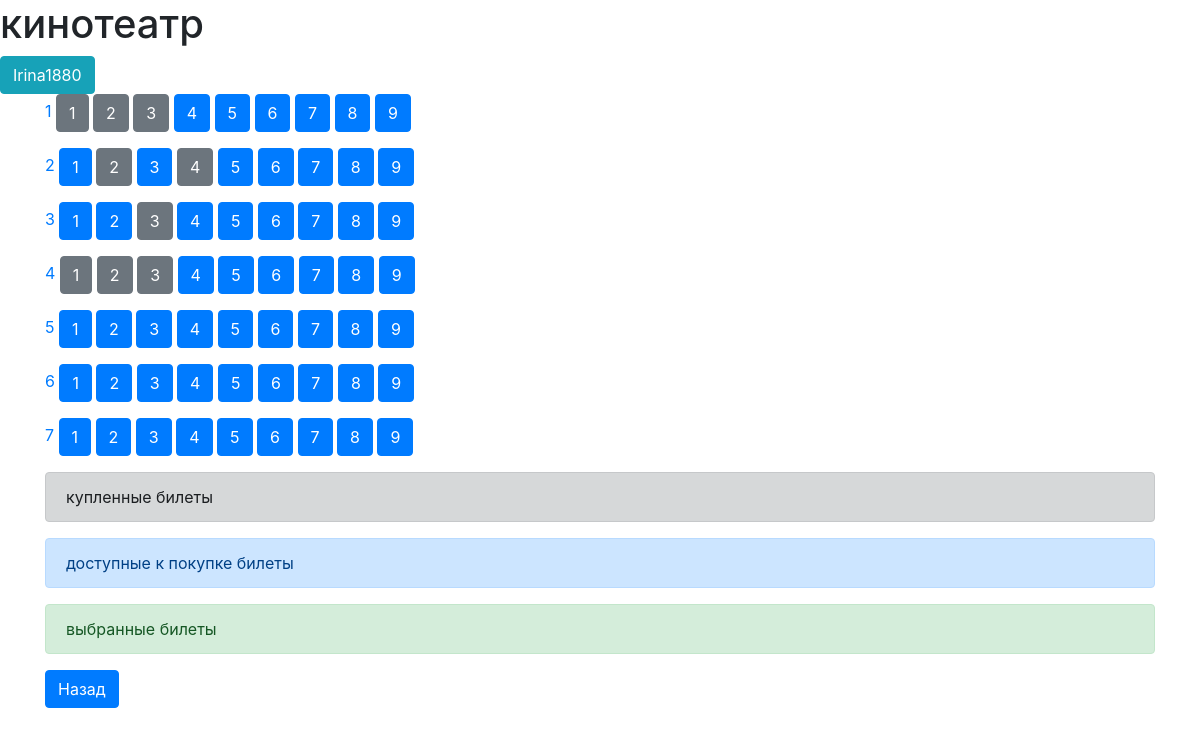
Page /cinema/Чебурашка/1 (signed in) on the committed database.
### db_table/users.py (models this page shows, shortened)
class Users(SqlAlchemyBase, UserMixin):
    __tablename__ = 'users'
    id = sqlalchemy.Column(sqlalchemy.Integer,
                           primary_key=True, autoincrement=True)
    email = sqlalchemy.Column(sqlalchemy.String, unique=True)
    login = sqlalchemy.Column(sqlalchemy.String)
    hashed_password = sqlalchemy.Column(sqlalchemy.String)
    avatar = sqlalchemy.Column(sqlalchemy.String)

### db_table/halls.py (models this page shows)
class Halls(SqlAlchemyBase):
    __tablename__ = 'halls'
    id = sqlalchemy.Column(sqlalchemy.Integer, primary_key=True)
    id_session = sqlalchemy.Column(sqlalchemy.Integer)
    name = sqlalchemy.Column(sqlalchemy.String)
    row = sqlalchemy.Column(sqlalchemy.Integer)
    column1 = sqlalchemy.Column(sqlalchemy.String)
    column2 = sqlalchemy.Column(sqlalchemy.String)
    column3 = sqlalchemy.Column(sqlalchemy.String)
    column4 = sqlalchemy.Column(sqlalchemy.String)
    column5 = sqlalchemy.Column(sqlalchemy.String)
    column6 = sqlalchemy.Column(sqlalchemy.String)
    column7 = sqlalchemy.Column(sqlalchemy.String)
    column8 = sqlalchemy.Column(sqlalchemy.String)
    column9 = sqlalchemy.Column(sqlalchemy.String)

### main.py (the view, shortened to what this page needs)
@app.route(f'/cinema/<name_film>/<id_session>', methods=['GET', 'POST'])
def halls(name_film, id_session):
    if not current_user.is_authenticated:
        return redirect("/login")
    else:
        info_tikets_table = {}
        db_session.global_init('db/cinema.db')
        db_sess = db_session.create_session()
        info_tikets = db_sess.query(Pick_user_tikets).filter(Pick_user_tikets.id_user == current_user.id,
                                                             Pick_user_tikets.id_data_film == id_session).all()
        halls_info = db_sess.query(Halls).filter(Halls.id_session == id_session).all()
        data_name_hall = db_sess.query(Data_films).filter(Data_films.id == id_session).first()
        if not halls_info:
            create_hall(id_session, data_name_hall.name_hall)
        table_hall = []
        for i in range(ROWS_HALL):
            hall_view = db_sess.query(Halls).filter(Halls.id_session == id_session, Halls.row == i + 1).first()
            table_hall.append([i + 1, [[hall_view.column1, 1], [hall_view.column2, 2], [hall_view.column3, 3],
                                       [hall_view.column4, 4], [hall_view.column5, 5], [hall_view.column6, 6],
                                       [hall_view.column7, 7], [hall_view.column8, 8], [hall_view.column9, 9]]])
        return render_template('hall_view.html', hall=table_hall, name_film=name_film, id_session=id_session,
                               info_tikets_table=info_tikets_table)

### data/db_session.py (called while the page is built, shortened)
def global_init(db_file):
    global __factory
    if __factory:
        return

def create_session() -> Session:
    global __factory
    return __factory()

### main.py (called while the page is built)
@login_manager.user_loader
def load_user(user_id):
    db_sess = db_session.create_session()
    return db_sess.query(Users).get(user_id)

### templates/hall_view.html (shortened to what this page needs)
{% extends "base.html" %}
{% block content %}
    {% for row in hall %}
        <p>
            {% for column in row[1] %}
                {% if column[1] == 1 %}
                    <a href="">{{row[0]}}</a>
                {% endif %}
                {% if column[0] == None %}
                    <a class="btn btn-primary" href="/cinema/{{name_film}}/{{id_session}}/{{row[0]}}/{{column[1]}}">{{column[1]}}</a>
                {% elif column[0] == 'x' %}
                    <a class="btn btn-success" href="">{{column[1]}}</a>
                {% else %}
                    <a class="btn btn-secondary" href="">{{column[1]}}</a>
                {% endif %}
            {% endfor %}
        </p>
    {% endfor %}
    <div class="alert alert-dark" role="alert">
      купленные билеты
    </div>
    <div class="alert alert-primary" role="alert">
      доступные к покупке билеты
    </div>
    <div class="alert alert-success" role="alert">
      выбранные билеты
    </div>
    <p><a class="btn btn-primary " href="/cinema/{{name_film}}">Назад</a></p>
{% endblock %}

### templates/base.html (shortened to what this page needs)
<!DOCTYPE html>
<html lang="en">
    <link rel="stylesheet" href="https://cdn.jsdelivr.net/npm/bootstrap@4.0.0/dist/css/bootstrap.min.css">
    <head>
        <link rel="stylesheet" href="/static/css/style.css">
    </head>
    <body>
        <h1>кинотеатр</h1>
        <nav>
            {% if current_user.is_authenticated %}
                <a class="btn btn-info" href="/profile">{{ current_user.login }}</a>
            {% else %}
                <p>
                    <a class="btn btn-primary " href="/register">Зарегистрироваться</a>
                    <a class="btn btn-success" href="/login">Войти</a>
                </p>
            {% endif %}
        </nav>
        <main role="main" class="container">
            {% block content %}{% endblock %}
        </main>
    </body>
</html>

### rows in the picture
Users: login "Irina1880"
Halls: row "1", id_session "1", column "2", column "3"
Halls: column "2", column "4"
Halls: column "3"
Halls: row "4", id_session "1", column "2", column "3"

### other values in the picture
{{ column[1] }} "4" "5" "6" "7" "8" "9" "1" "3" "5" "6" "7" "8" "9" "1" "2" "4" "5" "6" "7" "8" "9" "4" "5" "6" "7" "8" "9" "1" "2" "3" "4" "5" "6" "7" "8" "9" "1" "2" "3" "4" "5" "6" "7" "8" "9" "1" "2" "3" "4" "5" "6" "7" "8" "9"
{{ row[0] }} "2" "3" "5" "6" "7"
